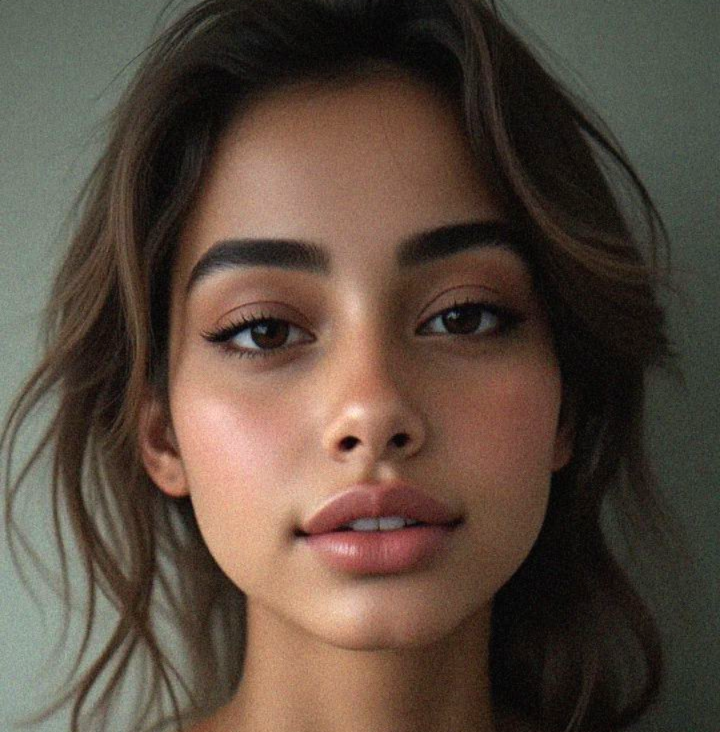
#> input picture nodes/ai_lady/ref_face.png, 720 x 732 px
$ python identity_stability_test.py   (older library calls are emulated)
#> lines starting #> are read from the running program, lines starting #| are printed output that depends on the picture
#!/usr/bin/env python3
"""
identity_stability_test.py  —  run_001
Identity-stability inspector for AI reference anchors.
Nic / nodes/ai_lady project

Usage:
    python identity_stability_test.py

Requires:
    pip install opencv-python-headless Pillow numpy

Files needed in nodes/ai_lady/:
    ref_face.png
    ref_face_backup2.png
"""

import cv2
import json
import pathlib
import sys
import textwrap
import datetime
import numpy as np
from collections import Counter
from PIL import Image, ImageEnhance, ImageFilter

# ──────────────────────────────────────────────
# PATHS
# ──────────────────────────────────────────────
SCRIPT_DIR   = pathlib.Path(__file__).resolve().parent
PROJECT_ROOT = SCRIPT_DIR / "nodes" / "ai_lady"

REFS = {
    "primary_neutral_A": PROJECT_ROOT / "ref_face.png",
    "primary_neutral_B": PROJECT_ROOT / "ref_face.png",
    "backup_A":          PROJECT_ROOT / "ref_face_backup2.png",
    "backup_B":          PROJECT_ROOT / "ref_face_backup2.png",
    "backup_C":          PROJECT_ROOT / "ref_face_backup2.png",
}

OUT_DIR        = PROJECT_ROOT / "tests" / "run_001"
PREVIEW_SIZE   = (384, 512)
PASS_THRESHOLD = 60

# ──────────────────────────────────────────────
# HELPERS
# ──────────────────────────────────────────────

def to_python_type(obj):
    """Recursively convert numpy scalars to native Python types for JSON."""
    if isinstance(obj, dict):
        return {k: to_python_type(v) for k, v in obj.items()}
    if isinstance(obj, (list, tuple)):
        return [to_python_type(v) for v in obj]
    if isinstance(obj, np.integer):  return int(obj)
    if isinstance(obj, np.floating): return float(obj)
    if isinstance(obj, np.bool_):    return bool(obj)
    return obj


def load_bgr(path):
    img = cv2.imread(str(path))
    if img is None:
        raise FileNotFoundError(f"Cannot load image: {path}")
    return img


def bgr_to_pil(bgr):
    return Image.fromarray(cv2.cvtColor(bgr, cv2.COLOR_BGR2RGB))


def pil_to_bgr(pil):
    return cv2.cvtColor(np.array(pil), cv2.COLOR_RGB2BGR)


def detect_faces(gray):
    clf = cv2.CascadeClassifier(cv2.data.haarcascades + "haarcascade_frontalface_default.xml")
    faces = clf.detectMultiScale(gray, scaleFactor=1.05, minNeighbors=4, minSize=(60, 60))
    return list(faces) if len(faces) else []


def detect_eyes(gray, face_roi):
    x, y, w, h = face_roi
    upper = gray[y:y + h // 2, x:x + w]
    clf   = cv2.CascadeClassifier(cv2.data.haarcascades + "haarcascade_eye.xml")
    eyes  = clf.detectMultiScale(upper, scaleFactor=1.05, minNeighbors=3, minSize=(15, 15))
    return list(eyes) if len(eyes) else []


def symmetry_score(gray, face):
    x, y, w, h = face
    roi     = gray[y:y + h, x:x + w].astype(np.float32)
    flipped = cv2.flip(roi, 1)
    return round(100.0 - (cv2.absdiff(roi, flipped).mean() / 255.0 * 100.0), 1)


def lighting_score(bgr, face):
    x, y, w, h = face
    g = cv2.cvtColor(bgr[y:y + h, x:x + w], cv2.COLOR_BGR2GRAY).astype(np.float32)
    return {
        "mean_brightness":    round(float(g.mean()), 1),
        "std_brightness":     round(float(g.std()), 1),
        "highlight_clip_pct": round(float((g > 245).mean() * 100), 2),
        "shadow_clip_pct":    round(float((g < 10).mean() * 100), 2),
    }


def artifact_score(bgr, face):
    x, y, w, h = face
    g = cv2.cvtColor(bgr[y:y + h, x:x + w], cv2.COLOR_BGR2GRAY)
    return {"laplacian_var": round(float(cv2.Laplacian(g, cv2.CV_64F).var()), 1)}


def ear_hair_check(bgr, face):
    x, y, w, h = face
    W = bgr.shape[1]
    left   = bgr[y:y + h, max(0, x - 20):x]
    right  = bgr[y:y + h, x + w:min(W, x + w + 20)]
    centre = bgr[y:y + h, x + w // 4:x + 3 * w // 4]
    lv     = float(left.std())   if left.size   else 0.0
    rv     = float(right.std())  if right.size  else 0.0
    cv_    = float(centre.std())
    ratio  = round((lv + rv) / (2 * cv_ + 1e-6), 2)
    return {"edge_to_centre_variance_ratio": ratio, "edge_flag": ratio > 1.5}


# ──────────────────────────────────────────────
# VARIANT FACTORY
# ──────────────────────────────────────────────

def make_variant(bgr, variant):
    pil  = bgr_to_pil(bgr)
    w, h = pil.size

    if variant == "primary_neutral_A":
        m   = int(min(w, h) * 0.08)
        pil = pil.crop((m, m, w - m, h - m))

    elif variant == "primary_neutral_B":
        pil = ImageEnhance.Brightness(pil).enhance(1.12)
        pil = ImageEnhance.Sharpness(pil).enhance(1.15)

    elif variant == "backup_A":
        pil = ImageEnhance.Contrast(pil).enhance(1.08)

    elif variant == "backup_B":
        pil = ImageEnhance.Contrast(pil).enhance(1.15)
        pil = ImageEnhance.Sharpness(pil).enhance(1.10)

    elif variant == "backup_C":
        arr = np.array(pil, dtype=np.float32)
        arr[:, :, 0] = np.clip(arr[:, :, 0] * 1.08, 0, 255)
        arr[:, :, 2] = np.clip(arr[:, :, 2] * 0.92, 0, 255)
        pil = Image.fromarray(arr.astype(np.uint8))
        pil = ImageEnhance.Brightness(pil).enhance(1.05)

    pil = pil.resize(PREVIEW_SIZE, Image.LANCZOS)
    return pil_to_bgr(np.array(pil))


# ──────────────────────────────────────────────
# ANNOTATION
# ──────────────────────────────────────────────

def annotate_preview(bgr, faces, label, passed, score):
    out    = bgr.copy()
    colour = (0, 220, 80) if passed else (0, 60, 230)
    for (x, y, w, h) in faces:
        cv2.rectangle(out, (x, y), (x + w, y + h), colour, 2)
    badge = (30, 180, 30) if passed else (30, 30, 200)
    cv2.rectangle(out, (0, 0), (210, 28), badge, -1)
    cv2.putText(out, f"{'PASS' if passed else 'FAIL'}  {score}/100",
                (5, 20), cv2.FONT_HERSHEY_SIMPLEX, 0.58, (255, 255, 255), 1, cv2.LINE_AA)
    cv2.putText(out, label, (5, out.shape[0] - 8),
                cv2.FONT_HERSHEY_SIMPLEX, 0.45, (220, 220, 220), 1, cv2.LINE_AA)
    return out


# ──────────────────────────────────────────────
# SCORING
# ──────────────────────────────────────────────

PREVIEW_META = [
    ("preview1", "primary_neutral_A", "Primary — neutral tight crop"),
    ("preview2", "primary_neutral_B", "Primary — brightness+sharpen"),
    ("preview3", "backup_A",          "Backup — baseline contrast"),
    ("preview4", "backup_B",          "Backup — contrast+sharpen boost"),
    ("preview5", "backup_C",          "Backup — warm grade"),
]


def score_preview(m):
    score, issues = 100, []

    if not m["face_detected"]:
        score -= 30; issues.append("No face detected")

    n = m.get("num_eyes", 0)
    if n < 2:
        score -= 20; issues.append(f"Only {n} eye(s) detected (expected 2)")

    if m.get("eye_y_delta_pct", 0) > 10:
        score -= 10; issues.append(f"Eye Y-misalignment: {m['eye_y_delta_pct']:.1f}%")

    if m.get("symmetry_score", 100) < 68:
        score -= 10; issues.append(f"Low bilateral symmetry: {m['symmetry_score']}")

    mb = m.get("mean_brightness", 128)
    if mb < 80:
        score -= 8; issues.append(f"Under-exposed (brightness {mb})")
    elif mb > 195:
        score -= 8; issues.append(f"Over-exposed (brightness {mb})")

    if m.get("highlight_clip_pct", 0) > 2.0:
        score -= 6; issues.append(f"Highlight clipping: {m['highlight_clip_pct']}%")

    if m.get("shadow_clip_pct", 0) > 3.0:
        score -= 6; issues.append(f"Shadow crushing: {m['shadow_clip_pct']}%")

    lv = m.get("laplacian_var", 150)
    if lv < 30:
        score -= 8; issues.append(f"Too blurry (Laplacian={lv})")
    elif lv > 600:
        score -= 8; issues.append(f"Artifacts/noise (Laplacian={lv})")

    if m.get("edge_flag", False):
        score -= 5; issues.append("Hair/ear edge anomaly")

    return max(0, score), issues


# ──────────────────────────────────────────────
# MAIN
# ──────────────────────────────────────────────

def analyse(ref_path, variant, label):
    bgr_var = make_variant(load_bgr(ref_path), variant)
    gray    = cv2.cvtColor(bgr_var, cv2.COLOR_BGR2GRAY)
    faces   = detect_faces(gray)
    m       = {"face_detected": len(faces) > 0}

    if faces:
        face = sorted(faces, key=lambda f: f[2] * f[3], reverse=True)[0]
        x, y, w, h = face
        eyes = detect_eyes(gray, face)
        m["num_eyes"] = len(eyes)
        if len(eyes) >= 2:
            ey = [e[1] + e[3] // 2 for e in eyes[:2]]
            m["eye_y_delta_pct"] = round(abs(ey[0] - ey[1]) / h * 100, 1)
        else:
            m["eye_y_delta_pct"] = 0
        m["symmetry_score"] = symmetry_score(gray, face)
        m.update(lighting_score(bgr_var, face))
        m.update(artifact_score(bgr_var, face))
        m.update(ear_hair_check(bgr_var, face))
        score, issues = score_preview(m)
        passed    = score >= PASS_THRESHOLD
        annotated = annotate_preview(bgr_var, [face], label, passed, score)
    else:
        score, issues = score_preview(m)
        passed    = False
        annotated = bgr_var.copy()
        cv2.putText(annotated, f"FAIL {score}/100 — no face", (5, 20),
                    cv2.FONT_HERSHEY_SIMPLEX, 0.55, (0, 0, 220), 1)

    return annotated, m, score, issues, passed


def run_tests():
    OUT_DIR.mkdir(parents=True, exist_ok=True)
    print(f"[run_001] Output → {OUT_DIR}\n")

    results      = []
    failed_badly = []

    for (fname, variant, label) in PREVIEW_META:
        ref_path = REFS[variant]
        print(f"  → {fname} | {label}")

        if not ref_path.exists():
            print(f"     ⚠  Missing: {ref_path.name}")
            results.append({"preview": fname, "variant": variant, "label": label,
                            "passed": False, "score": 0,
                            "issues": [f"Reference file missing: {ref_path.name}"], "metrics": {}})
            continue  # config problem — don't trigger rescue

        annotated, metrics, score, issues, passed = analyse(ref_path, variant, label)
#> in load_bgr, img is the input picture: shape (732, 720, 3); mean B, G, R 63.1, 75.2, 90.8
#> in analyse, `gray    = cv2.cvtColor(bgr_var, cv2.COLOR_BGR2GRAY)`:
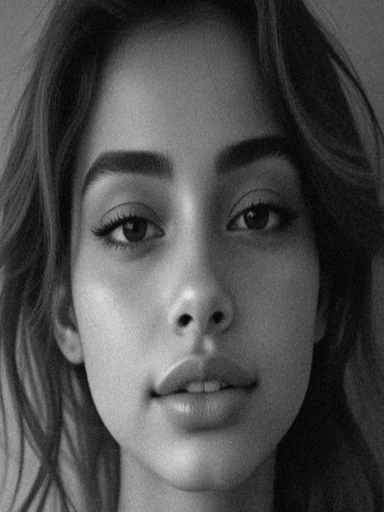
#> gray: shape (512, 384); min 2, max 235, mean 76.8
#> in detect_faces, `faces = clf.detectMultiScale(gray, scaleFactor=1.05, minNeighbors=4, m..`: faces = [[29, 109, 331, 331]]
#> in analyse, `m       = {"face_detected": len(faces) > 0}`: m = {'face_detected': True}
#> in analyse, `face = sorted(faces, key=lambda f: f[2] * f[3], reverse=True)[0]`: face = [29, 109, 331, 331]
#> in analyse, `x, y, w, h = face`: x = 29; y = 109; w = 331
#> in detect_eyes, `x, y, w, h = face_roi`: x = 29; y = 109; w = 331
#> in detect_eyes, `upper = gray[y:y + h // 2, x:x + w]`:
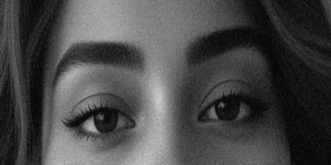
#> upper: shape (165, 331); min 3, max 205, mean 71.6
#> in detect_eyes, `eyes  = clf.detectMultiScale(upper, scaleFactor=1.05, minNeighbors=3, ..`: eyes = [[188, 74, 73, 73], [65, 88, 65, 65]]
#> in analyse, `ey = [e[1] + e[3] // 2 for e in eyes[:2]]`: ey = [110, 120]
#> in symmetry_score, `x, y, w, h = face`: x = 29; y = 109; w = 331
#> in symmetry_score, `roi     = gray[y:y + h, x:x + w].astype(np.float32)`:
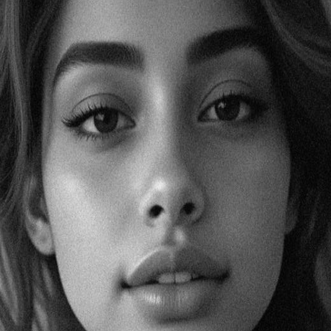
#> roi: shape (331, 331) float32; min 2, max 235, mean 84.3
#> in symmetry_score, `flipped = cv2.flip(roi, 1)`:
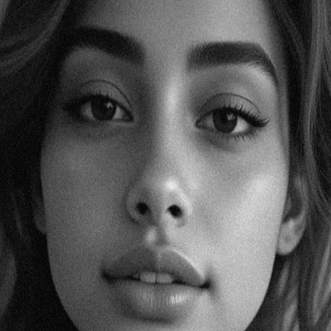
#> flipped: shape (331, 331) float32; min 2, max 235, mean 84.3
#> in lighting_score, `x, y, w, h = face`: x = 29; y = 109; w = 331
#> in artifact_score, `x, y, w, h = face`: x = 29; y = 109; w = 331
#> in ear_hair_check, `x, y, w, h = face`: x = 29; y = 109; w = 331
#> in ear_hair_check, `centre = bgr[y:y + h, x + w // 4:x + 3 * w // 4]`:
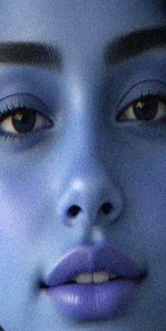
#> centre: shape (331, 166, 3); mean R, G, B 82.8, 99.4, 137.8
#> in ear_hair_check, `lv     = float(left.std())   if left.size   else 0.0`: lv = 31.7
#> in ear_hair_check, `rv     = float(right.std())  if right.size  else 0.0`: rv = 15.29
#> in ear_hair_check, `cv_    = float(centre.std())`: cv_ = 53.94
#> in ear_hair_check, `ratio  = round((lv + rv) / (2 * cv_ + 1e-6), 2)`: ratio = 0.44
#> in score_preview, `n = m.get("num_eyes", 0)`: n = 2
#> in score_preview, `mb = m.get("mean_brightness", 128)`: mb = 84.3
#> in score_preview, `lv = m.get("laplacian_var", 150)`: lv = 215.9
#> in analyse, `score, issues = score_preview(m)`: score = 100; issues = []
#> in analyse, `passed    = score >= PASS_THRESHOLD`: passed = True
#> in annotate_preview, `colour = (0, 220, 80) if passed else (0, 60, 230)`: colour = (0, 220, 80)
#> the loop in annotate_preview, `for (x, y, w, h) in faces:` made 1 pass
#> after the loop in annotate_preview, `for (x, y, w, h) in faces:`:
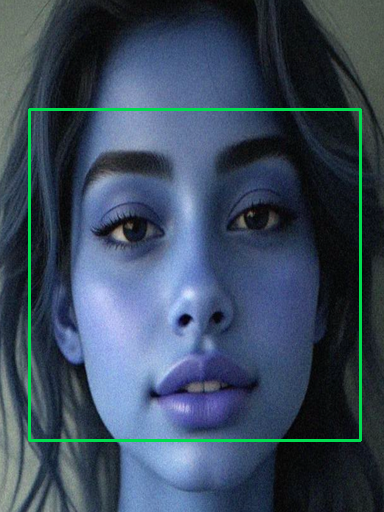
#> out: shape (512, 384, 3); mean R, G, B 58.1, 74.9, 93.6
#> in annotate_preview, `badge = (30, 180, 30) if passed else (30, 30, 200)`: badge = (30, 180, 30)
#> in annotate_preview, `cv2.putText(out, label, (5, out.shape[0] - 8), cv2.FONT_HERSHEY_SIMPLE..`:
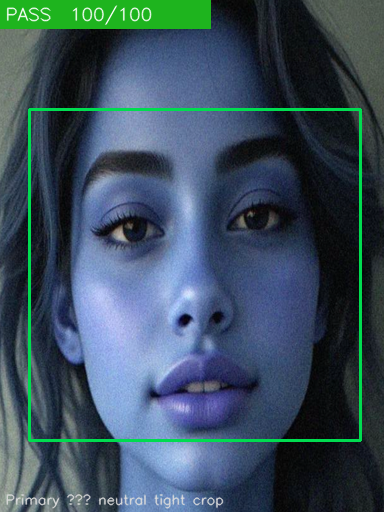
#> out: shape (512, 384, 3); mean R, G, B 58.5, 79.5, 93.7
#> metrics = 11 items; score = 100; issues = []; passed = True
        cv2.imwrite(str(OUT_DIR / f"{fname}.png"), annotated)
        print(f"     score={score}/100  passed={passed}  issues={issues}")
#|      score=100/100  passed=True  issues=[]
#> pass 3 of the loop in run_tests, `for (fname, variant, label) in PREVIEW_META:`:
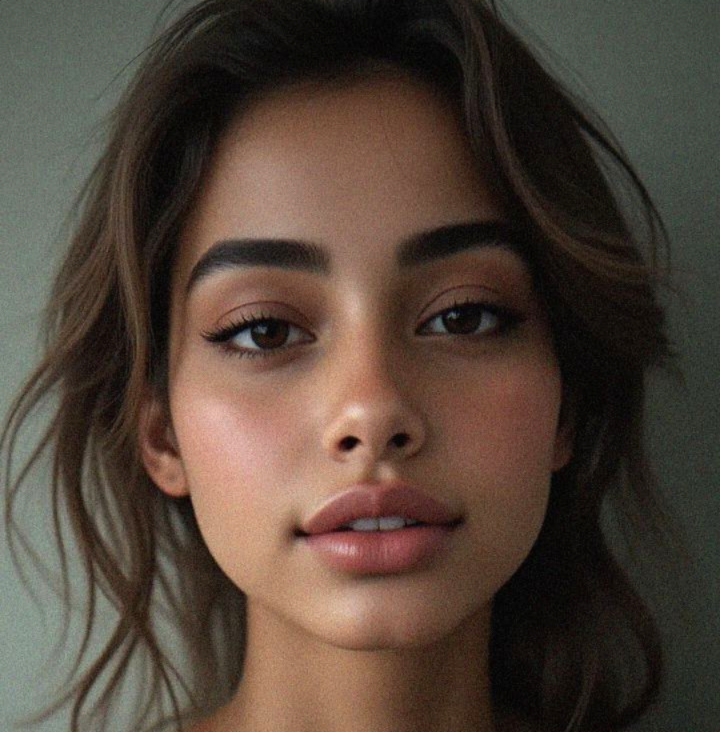
#> input picture nodes/ai_lady/ref_face_backup2.png, 720 x 732 px
#> in load_bgr, img is the input picture: shape (732, 720, 3); mean B, G, R 57.6, 68.6, 82.8
#> upper: shape (158, 317)
#> roi: shape (317, 317) float32
#> flipped: shape (317, 317) float32
#> g: shape (317, 317)
#> in ear_hair_check (call 3), `x, y, w, h = face`: y = 108
#> left: shape (317, 20, 3)
#> right: shape (317, 20, 3)
#> in ear_hair_check (call 3), `centre = bgr[y:y + h, x + w // 4:x + 3 * w // 4]`:
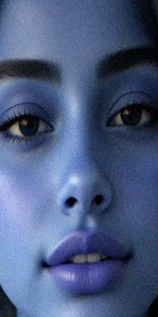
#> centre: shape (317, 158, 3); mean R, G, B 75, 91.5, 128.4
#> in ear_hair_check (call 3), `lv     = float(left.std())   if left.size   else 0.0`: lv = 29.04
#> rv = 11.54
#> cv_ = 54.4
#> ratio = 0.37
#> the loop in annotate_preview (call 3), `for (x, y, w, h) in faces:` made 1 pass
#> (x, y, w, h) on pass 1: (36, 108, 317, 317)
#> in annotate_preview (call 3), `cv2.rectangle(out, (0, 0), (210, 28), badge, -1)`:
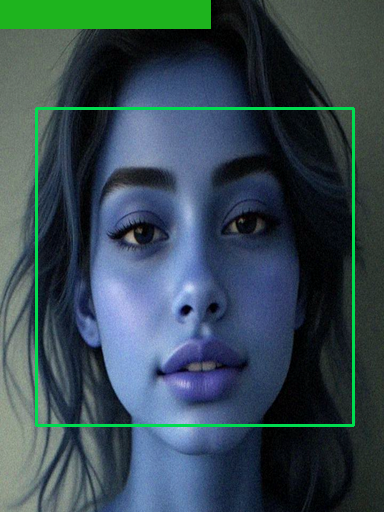
#> out: shape (512, 384, 3); mean R, G, B 54.5, 74.8, 82.7
#> in run_tests, `annotated, metrics, score, issues, passed = analyse(ref_path, variant,..`: score = 86; issues = ['Under-exposed (brightness 72.7)', 'Shadow crushing: 9.77%']
#|      score=86/100  passed=True  issues=['Under-exposed (brightness 72.7)', 'Shadow crushing: 9.77%']
#> the loop made 5 passes; the first 3 are shown

        results.append({"preview": fname, "variant": variant, "label": label,
                        "passed": passed, "score": score, "issues": issues, "metrics": metrics})

        if score < 40:
            failed_badly.append(fname)

    # ── Auto-rescue ──────────────────────────────────────────────────────────
    backup_rescue = None
    if failed_badly:
        print(f"\n[run_001] ⚡ Rescue triggered for: {failed_badly}")
        rp = PROJECT_ROOT / "ref_face_backup2.png"
        if rp.exists():
            annotated, metrics, score, issues, passed = analyse(rp, "backup_A", "Rescue — backup anchor")
            cv2.imwrite(str(OUT_DIR / "preview_rescue.png"), annotated)
            backup_rescue = {"preview": "preview_rescue", "variant": "backup_A",
                             "label": "Rescue — backup anchor",
                             "passed": passed, "score": score, "issues": issues, "metrics": metrics}
            results.append(backup_rescue)
            print(f"     rescue score={score}/100  passed={passed}")

    # ── Report ───────────────────────────────────────────────────────────────
    ts = datetime.datetime.now().strftime("%Y-%m-%d %H:%M:%S")
    by_score = sorted(results, key=lambda r: r["score"], reverse=True)
    best3, worst2 = by_score[:3], by_score[-2:]

    lines = ["=" * 62,
             "  IDENTITY STABILITY TEST — run_001",
             f"  Project: nodes/ai_lady     Timestamp: {ts}",
             "=" * 62, "",
             "PREVIEW RESULTS", "-" * 40]

    for r in results:
        tag = "✓ PASS" if r["passed"] else "✗ FAIL"
        lines.append(f"  {r['preview']:<18} {tag}  {r['score']:>3}/100  — {r['label']}")
        for i in r["issues"]:
            lines.append(f"              ↳ {i}")

    lines += ["", "BEST 3",  "-" * 40] + [f"  {r['preview']}  ({r['score']}/100)  {r['label']}" for r in best3]
    lines += ["", "WORST 2", "-" * 40] + [f"  {r['preview']}  ({r['score']}/100)  {r['label']}" for r in worst2]

    all_issues   = [i for r in results for i in r["issues"]]
    issue_counts = Counter(all_issues)
    lines += ["", "COMMON FAILURE MODES", "-" * 40]
    if issue_counts:
        for iss, cnt in issue_counts.most_common(6):
            lines.append(f"  [{cnt}x]  {iss}")
    else:
        lines.append("  None — clean run.")

    recs = []
    if sum(1 for r in results if r.get("metrics",{}).get("num_eyes", 2) < 2):
        recs.append("EYES: Tighten crop to ≥60% face fill. Add CodeFormer/GFPGAN at strength 0.5.")
    if sum(1 for r in results if r.get("metrics",{}).get("symmetry_score", 100) < 68):
        recs.append("SYMMETRY: Flip-augment ref, sharpen +15%, re-centre crop.")
    if sum(1 for r in results if r.get("metrics",{}).get("laplacian_var", 150) < 50):
        recs.append("BLUR: Sharpen ref +20–25%. Increase pipeline denoise +0.05.")
    if sum(1 for r in results if r.get("metrics",{}).get("mean_brightness", 128) < 80):
        recs.append("UNDEREXPOSED: Gamma +15% on ref, or CFG +0.5 + 'bright lighting' prompt.")
    if sum(1 for r in results if r.get("metrics",{}).get("mean_brightness", 128) > 195):
        recs.append("OVEREXPOSED: Brightness −12%, white point capped at 235.")
    if sum(1 for r in results if r.get("metrics",{}).get("highlight_clip_pct", 0) > 2):
        recs.append("CLIPPING: −8% brightness on ref, white point 240.")
    if sum(1 for r in results if r.get("metrics",{}).get("shadow_clip_pct", 0) > 3):
        recs.append("SHADOW CRUSH: Lift black point to 10 in Levels.")
    if sum(1 for r in results if r.get("metrics",{}).get("edge_flag", False)):
        recs.append("EDGES: Crop 5–8% L/R to remove stray hair, or inpaint background first.")
    if not recs:
        recs.append("All references solid. Proceed to full-res run.")

    lines += ["", "RECOMMENDED FIXES", "-" * 40]
    for i, rec in enumerate(recs, 1):
        for j, chunk in enumerate(textwrap.wrap(rec, 58)):
            lines.append(f"  {i}. {chunk}" if j == 0 else f"     {chunk}")

    pass_count = sum(1 for r in results if r["passed"] and r["preview"] != "preview_rescue")
    core       = [r for r in results if r["preview"] != "preview_rescue"]
    avg_score  = round(sum(r["score"] for r in core) / max(1, len(core)), 1)

    if pass_count == 5:
        one_liner = "✅ All 5 passed — references stable. Proceed to full-res generation."
    elif pass_count >= 3:
        one_liner = f"⚠️  {pass_count}/5 passed (avg {avg_score}/100). Apply fixes above, then re-run."
    else:
        one_liner = f"🔴 {pass_count}/5 passed (avg {avg_score}/100). Use backup anchor; rework primary ref."

    lines += ["", "NEXT STEP", "-" * 40]
    for chunk in textwrap.wrap(one_liner, 60):
        lines.append(f"  {chunk}")
    lines += ["", "=" * 62]

    report = "\n".join(lines)
    (OUT_DIR / "report_run_001.txt").write_text(report, encoding="utf-8")
    print(f"\n[run_001] Report saved.")

    summary = {
        "run_id": "run_001", "timestamp": ts,
        "pass_threshold": PASS_THRESHOLD,
        "total_previews": len(core),
        "pass_count": pass_count,
        "avg_score": avg_score,
        "rescue_triggered": backup_rescue is not None,
        "previews": [
            {"file": r["preview"] + ".png", "label": r["label"],
             "passed": r["passed"], "score": r["score"], "issues": r["issues"],
             "key_metrics": {k: r["metrics"][k] for k in
                             ["num_eyes","symmetry_score","mean_brightness","laplacian_var","edge_flag"]
                             if k in r.get("metrics", {})}}
            for r in results
        ],
        "one_liner": one_liner,
    }

    (OUT_DIR / "report_run_001_summary.json").write_text(
        json.dumps(to_python_type(summary), indent=2), encoding="utf-8")
    print("[run_001] JSON saved.")
    print("\n" + report)
    return summary


if __name__ == "__main__":
    print("=" * 62)
    print("  Identity Stability Test  —  run_001  —  nodes/ai_lady")
    print("=" * 62 + "\n")
    try:
        run_tests()
        print("\nDone. Files in:", OUT_DIR)
    except Exception as e:
        print(f"\n[ERROR] {e}", file=sys.stderr)
        sys.exit(1)
